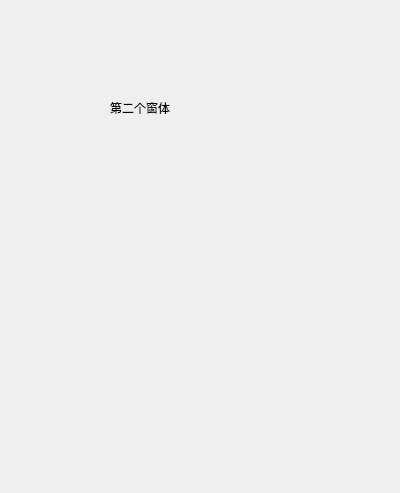
<?xml version="1.0" encoding="UTF-8"?>
<ui version="4.0">
 <class>Form</class>
 <widget class="QWidget" name="Form">
  <property name="geometry">
   <rect>
    <x>0</x>
    <y>0</y>
    <width>400</width>
    <height>493</height>
   </rect>
  </property>
  <property name="windowTitle">
   <string>Form</string>
  </property>
  <widget class="QLabel" name="label">
   <property name="geometry">
    <rect>
     <x>110</x>
     <y>100</y>
     <width>81</width>
     <height>16</height>
    </rect>
   </property>
   <property name="text">
    <string>第二个窗体</string>
   </property>
  </widget>
 </widget>
 <resources/>
 <connections/>
</ui>
